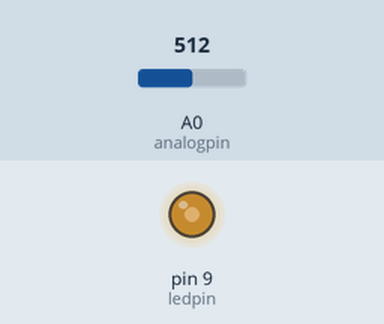
Simulated run of this sketch. Board: Arduino Uno, built with avr-gcc and run on an emulated ATmega328P. Parts: output pins drawn as LEDs (lit = HIGH). The inputs (shaded band) are chosen by the test bench; at power-on: A0 (analogpin) = 512.

Above: at 1.2 s.
1.3 s: A0 (analogpin) set to 716
At 2.5 s:
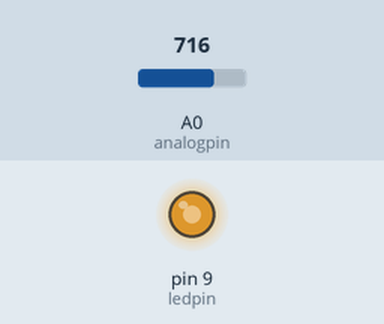
2.8 s: A0 (analogpin) set to 900
At 3.9 s:
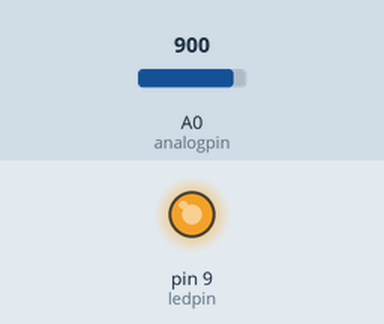
4.3 s: A0 (analogpin) set to 122
At 5.0 s:
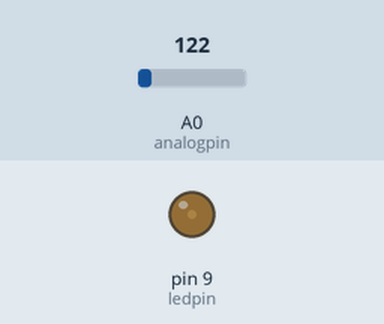
5.8 s: A0 (analogpin) set to 0
At 6.2 s:
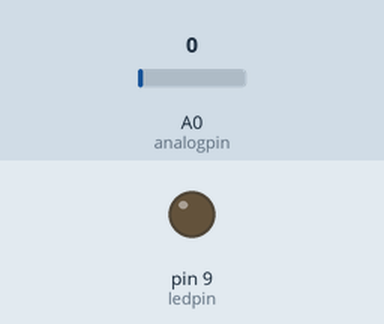
Timing chart, 0 to 8.3 s (numbered marks = the images above; inputs shaded):
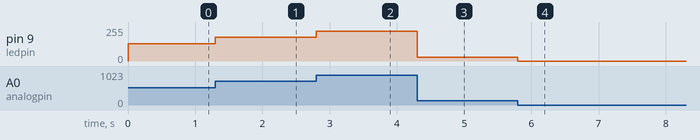

Measured:
- after the input at 1.3 s, pin 9 (ledpin): 128/255 → 179/255 at once
- after the input at 2.8 s, pin 9 (ledpin): 179/255 → 225/255 at once
- after the input at 4.3 s, pin 9 (ledpin): 225/255 → 30/255 at once
- after the input at 5.8 s, pin 9 (ledpin): 30/255 → 0/255 at once

The sketch:

Potentiometer-led.ino
```cpp
int ledpin = 9;
int analogpin = A0;
int val = 0;

void setup() {

  pinMode(ledpin, OUTPUT);
}

void loop() {

  val = analogRead(analogpin);

  analogWrite(ledpin, val / 4);
}
```
